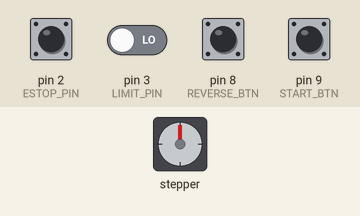
This sketch was run on a simulated Arduino Uno, built with avr-gcc and run on an emulated ATmega328P. Shown: stepper motor. Wiring (inferred from the names in the program): stepper motor driver (200 steps per turn assumed): step pin 7; direction pin 6; enable pin 10. The test bench sets the inputs (shaded band); at power-on: pin 2 (ESTOP_PIN), pin 3 (LIMIT_PIN), pin 8 (REVERSE_BTN), pin 9 (START_BTN) LOW.

Above: at 1.2 s.
1.3 s: pin 9 (START_BTN) pulled HIGH for 0.15 s
At 1.9 s:
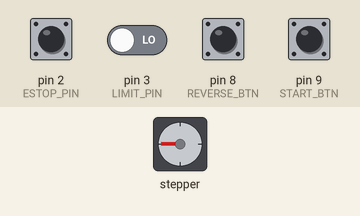
4.4 s: pin 2 (ESTOP_PIN) pulled HIGH for 0.15 s
At 4.4 s:
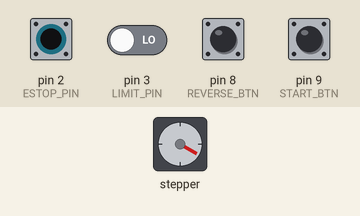
6.0 s: pin 8 (REVERSE_BTN) pulled HIGH for 0.15 s
At 6.7 s:
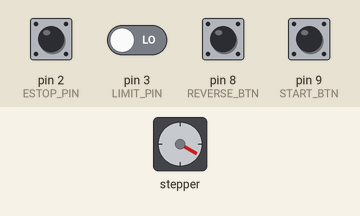
9.1 s: pin 2 (ESTOP_PIN) pulled HIGH for 1 s
At 10.5 s:
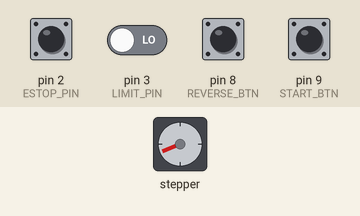
11.6 s: pin 8 (REVERSE_BTN) pulled HIGH for 1 s
At 12.7 s:
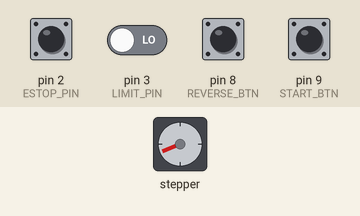
15.6 s: pin 2 (ESTOP_PIN) driven HIGH and pin 3 (LIMIT_PIN) driven HIGH
Timing chart, 0 to 18.1 s (numbered marks = the images above; inputs shaded):
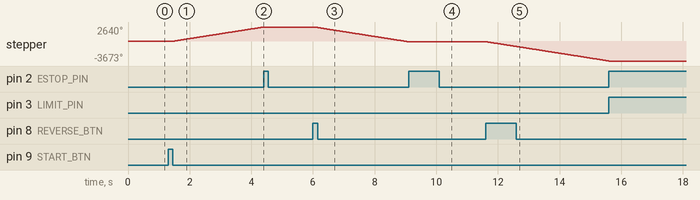

The sketch:

Code_for_arc_discharge.ino
```cpp
// ================= PIN DEFINITIONS =================
#define STEP_PIN   7
#define DIR_PIN    6
#define EN_PIN     10

#define START_BTN    9
#define REVERSE_BTN  8
#define ESTOP_PIN    2
#define LIMIT_PIN    3

// ================= PARAMETERS ======================
#define STEP_DELAY_US     1000    // dealy after pulse
#define REVERSE_STEPS     600    // auto retract after limit
#define REVERSE_JOG_STEPS 10000    // manual  reverse

#define FORWARD_DIR HIGH
#define REVERSE_DIR LOW

// ================= GLOBAL FLAGS ====================
volatile bool estopTriggered = false;
volatile bool limitTriggered = false;

bool motorRunning = false;

// ================= INTERRUPTS ======================
void estopISR() {
  estopTriggered = true;
}

void limitISR() {
  limitTriggered = true;
}

// ================= STEP FUNCTION ===================
void stepMotor() {
  digitalWrite(STEP_PIN, HIGH);
  delayMicroseconds(STEP_DELAY_US);
  digitalWrite(STEP_PIN, LOW);
  delayMicroseconds(STEP_DELAY_US);
}

// ================= SETUP ===========================
void setup() {
  pinMode(STEP_PIN, OUTPUT);
  pinMode(DIR_PIN, OUTPUT);
  pinMode(EN_PIN, OUTPUT);

  pinMode(START_BTN, INPUT);
  pinMode(REVERSE_BTN, INPUT);
  pinMode(ESTOP_PIN, INPUT);
  pinMode(LIMIT_PIN, INPUT);

  digitalWrite(EN_PIN, HIGH);  // motor OFF

  attachInterrupt(digitalPinToInterrupt(ESTOP_PIN), estopISR, RISING);
  attachInterrupt(digitalPinToInterrupt(LIMIT_PIN), limitISR, RISING);
}

// ================= LOOP ============================
void loop() {

  // -------- EMERGENCY STOP --------
  if (estopTriggered) {
    digitalWrite(EN_PIN, HIGH);
    motorRunning = false;

    while (digitalRead(ESTOP_PIN) == HIGH);
    estopTriggered = false;
  }

  // -------- MANUAL REVERSE JOG (10 cm) --------
  if (!motorRunning && digitalRead(REVERSE_BTN) == HIGH) {
    delay(30); // debounce
    if (digitalRead(REVERSE_BTN) == HIGH) {

      digitalWrite(DIR_PIN, REVERSE_DIR);
      digitalWrite(EN_PIN, LOW);

      for (long i = 0; i < REVERSE_JOG_STEPS; i++) {
        if (estopTriggered) break;
        stepMotor();
      }

      digitalWrite(EN_PIN, HIGH);
    }

    while (digitalRead(REVERSE_BTN) == HIGH);
  }

  // -------- START BUTTON (AUTO FORWARD) --------
  if (!motorRunning && digitalRead(START_BTN) == HIGH) {
    delay(30);
    if (digitalRead(START_BTN) == HIGH) {

      limitTriggered = false;
      motorRunning = true;

      digitalWrite(DIR_PIN, FORWARD_DIR);
      digitalWrite(EN_PIN, LOW);
    }

    while (digitalRead(START_BTN) == HIGH);
  }

  // -------- FORWARD MOTION --------
  if (motorRunning && !limitTriggered) {
    stepMotor();
  }

  // -------- LIMIT HIT → AUTO REVERSE --------
  if (limitTriggered) {

    digitalWrite(EN_PIN, HIGH);
    motorRunning = false;
    delay(40);

    digitalWrite(DIR_PIN, REVERSE_DIR);
    digitalWrite(EN_PIN, LOW);

    for (int i = 0; i < REVERSE_STEPS; i++) {
      if (estopTriggered) break;
      stepMotor();
    }

    digitalWrite(EN_PIN, HIGH);

    while (digitalRead(LIMIT_PIN) == HIGH);
    limitTriggered = false;
  }
}
```

Measured:
- after the input at 1.3 s, stepper: keeps turning clockwise at about 895°/s, starting after 0.15 s
- after the input at 4.4 s, stepper: stops changing and stays 2640°
- after the input at 6.0 s, stepper: keeps turning counter-clockwise at about 897°/s, starting at once
- after the input at 9.1 s, stepper: goes on until 9.1 s, then stays -113°
- after the input at 11.6 s, stepper: keeps turning counter-clockwise at about 897°/s, starting at once
